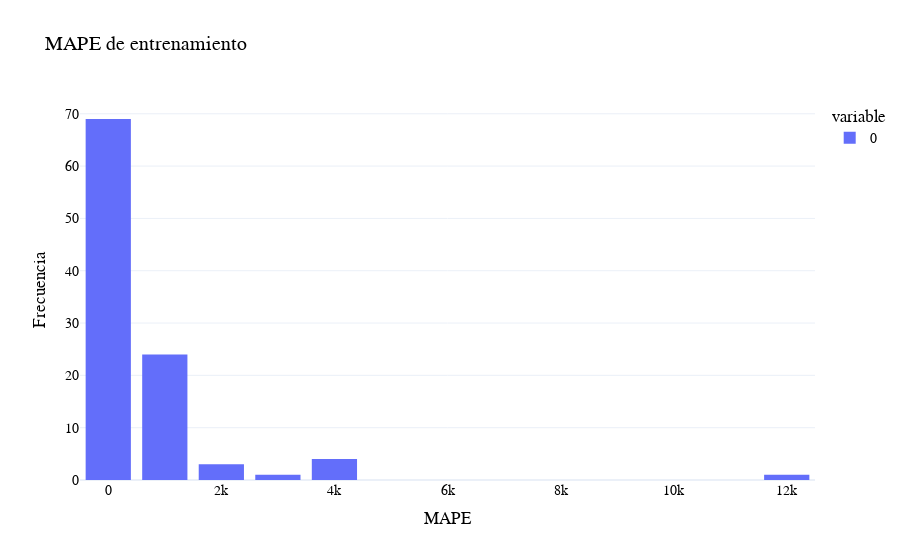
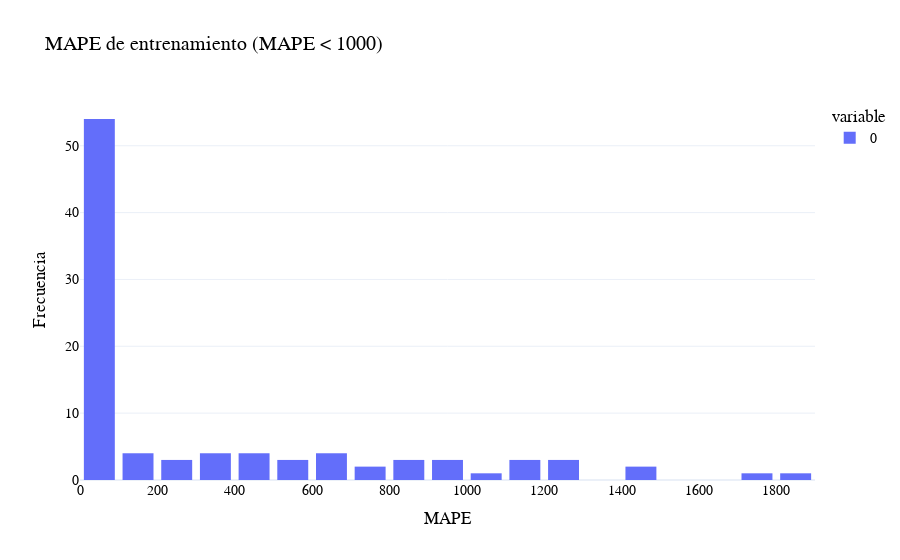
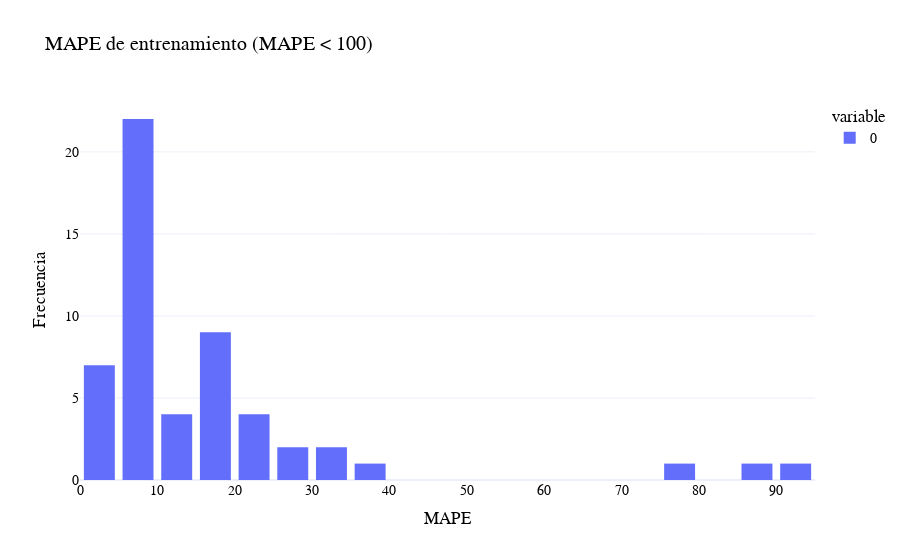

Notebook code cell kept with these figures, in order:
### Code cell
import json
import plotly.express as px

# Leer el diccionario desde el archivo 'train_metadata.txt'
with open('final_models/1-64/train_metadata.txt', 'r') as file:
    whole_file = json.load(file)

train_summary = whole_file["train_summary"]

# Extraer los valores de mape de tickers
mape_values = [ticker_info["mape"] for ticker_info in train_summary["tickers"].values()]

# Crear histograma con plotly
fig = px.histogram(mape_values, nbins=20, title="MAPE de entrenamiento",
                   labels={'value': 'MAPE'}, 
                   template="plotly_white")

# Personalizar el histograma
fig.update_layout(
    xaxis_title="MAPE",
    yaxis_title="Frecuencia",
    bargap=0.2,  # Espacio entre barras
    font=dict(
        family="Arial",
        size=14,
        color="black"
    )
)

# Mostrar el histograma interactivo
fig.show()

# Filtrar los valores de MAPE que sean <= 1000
filtered_mape_values = [mape for mape in mape_values if mape <= 2000]

# Crear segundo histograma con los valores de MAPE limitados a <= 1000
fig2 = px.histogram(filtered_mape_values, nbins=20, title="MAPE de entrenamiento (MAPE < 1000)",
                   labels={'value': 'MAPE'}, 
                   template="plotly_white")

# Personalizar el histograma
fig2.update_layout(
    xaxis_title="MAPE",
    yaxis_title="Frecuencia",
    bargap=0.2,
    font=dict(
        family="Arial",
        size=14,
        color="black"
    )
)

# Mostrar el segundo histograma
fig2.show()

# Filtrar los valores de MAPE que sean <= 1000
filtered_mape_values = [mape for mape in mape_values if mape <= 100]

# Crear segundo histograma con los valores de MAPE limitados a <= 1000
fig2 = px.histogram(filtered_mape_values, nbins=20, title="MAPE de entrenamiento (MAPE < 100)",
                   labels={'value': 'MAPE'}, 
                   template="plotly_white")

# Personalizar el histograma
fig2.update_layout(
    xaxis_title="MAPE",
    yaxis_title="Frecuencia",
    bargap=0.2,
    font=dict(
        family="Arial",
        size=14,
        color="black"
    )
)

# Mostrar el segundo histograma
fig2.show()

### Figure 1 — Plotly figure (JSON) as saved in the notebook; plotly's stock layout.template omitted (floating-point values rounded to 4 significant figures)
{"data": [{"alignmentgroup": "True", "bingroup": "x", "hovertemplate": "variable=0<br>MAPE=%{x}<br>count=%{y}<extra></extra>", "legendgroup": "0", "marker": {"color": "#636efa", "pattern": {"shape": ""}}, "name": "0", "nbinsx": 20, "offsetgroup": "0", "orientation": "v", "showlegend": true, "type": "histogram", "x": [18.59, 4.829, 77.22, 246.5, 3.797, 7.711, 5.947, 17.3, 408.8, 14.56, 5.349, 19.59, 184.8, 382.6, 158.5, 866.8, 17.2, 381.6, 354.8, 504.3, 1203.0, 610.0, 20.4, 649.5, 6.889, 832.3, 5.312, 9.688, 3308.0, 249.4, 6.743, 5.408, 423.4, 167.1, 6.972, 16.15, 10.99, 9.64, 604.9, 37.29, 7.59, 12.96, 1167.0, 1105.0, 33.97, 3.947, 30.47, 4.135, 577.2, 644.3, 236.7, 714.9, 552.6, 407.2, 1749.0, 1808.0, 4.114, 4031.0, 5.775, 20.52, 2.64, 15.44, 805.1, 29.05, 145.5, 1452.0, 89.43, 6.353, 8.455, 3625.0, 928.0, 986.4, 23.49, 5.946, 4450.0, 1433.0, 9.46, 11610.0, 1104.0, 379.4, 3763.0, 5.681, 6.031, 958.1, 403.1, 14.85, 1042.0, 94.47, 1296.0, 15.43, 8.215, 2008.0, 18.18, 21.88, 7.268, 18.11, 1208.0, 729.2, 2.997, 28.62, 7.468, 6.384], "xaxis": "x", "yaxis": "y"}], "layout": {"autosize": true, "bargap": 0.2, "barmode": "relative", "font": {"color": "black", "family": "Arial", "size": 14}, "legend": {"title": {"text": "variable"}, "tracegroupgap": 0}, "title": {"text": "MAPE de entrenamiento"}, "xaxis": {"anchor": "y", "autorange": true, "domain": [0, 1], "range": [-500, 12500], "title": {"text": "MAPE"}, "type": "linear"}, "yaxis": {"anchor": "x", "autorange": true, "domain": [0, 1], "range": [0, 72.63], "title": {"text": "Frecuencia"}}}}

### Figure 2 — Plotly figure (JSON) as saved in the notebook; plotly's stock layout.template omitted (floating-point values rounded to 4 significant figures)
{"data": [{"alignmentgroup": "True", "bingroup": "x", "hovertemplate": "variable=0<br>MAPE=%{x}<br>count=%{y}<extra></extra>", "legendgroup": "0", "marker": {"color": "#636efa", "pattern": {"shape": ""}}, "name": "0", "nbinsx": 20, "offsetgroup": "0", "orientation": "v", "showlegend": true, "type": "histogram", "x": [18.59, 4.829, 77.22, 246.5, 3.797, 7.711, 5.947, 17.3, 408.8, 14.56, 5.349, 19.59, 184.8, 382.6, 158.5, 866.8, 17.2, 381.6, 354.8, 504.3, 1203.0, 610.0, 20.4, 649.5, 6.889, 832.3, 5.312, 9.688, 249.4, 6.743, 5.408, 423.4, 167.1, 6.972, 16.15, 10.99, 9.64, 604.9, 37.29, 7.59, 12.96, 1167.0, 1105.0, 33.97, 3.947, 30.47, 4.135, 577.2, 644.3, 236.7, 714.9, 552.6, 407.2, 1749.0, 1808.0, 4.114, 5.775, 20.52, 2.64, 15.44, 805.1, 29.05, 145.5, 1452.0, 89.43, 6.353, 8.455, 928.0, 986.4, 23.49, 5.946, 1433.0, 9.46, 1104.0, 379.4, 5.681, 6.031, 958.1, 403.1, 14.85, 1042.0, 94.47, 1296.0, 15.43, 8.215, 18.18, 21.88, 7.268, 18.11, 1208.0, 729.2, 2.997, 28.62, 7.468, 6.384], "xaxis": "x", "yaxis": "y"}], "layout": {"autosize": true, "bargap": 0.2, "barmode": "relative", "font": {"color": "black", "family": "Arial", "size": 14}, "legend": {"title": {"text": "variable"}, "tracegroupgap": 0}, "title": {"text": "MAPE de entrenamiento (MAPE < 1000)"}, "xaxis": {"anchor": "y", "autorange": true, "domain": [0, 1], "range": [0, 1900], "title": {"text": "MAPE"}, "type": "linear"}, "yaxis": {"anchor": "x", "autorange": true, "domain": [0, 1], "range": [0, 56.84], "title": {"text": "Frecuencia"}}}}

### Figure 3 — Plotly figure (JSON) as saved in the notebook; plotly's stock layout.template omitted (floating-point values rounded to 4 significant figures)
{"data": [{"alignmentgroup": "True", "bingroup": "x", "hovertemplate": "variable=0<br>MAPE=%{x}<br>count=%{y}<extra></extra>", "legendgroup": "0", "marker": {"color": "#636efa", "pattern": {"shape": ""}}, "name": "0", "nbinsx": 20, "offsetgroup": "0", "orientation": "v", "showlegend": true, "type": "histogram", "x": [18.59, 4.829, 77.22, 3.797, 7.711, 5.947, 17.3, 14.56, 5.349, 19.59, 17.2, 20.4, 6.889, 5.312, 9.688, 6.743, 5.408, 6.972, 16.15, 10.99, 9.64, 37.29, 7.59, 12.96, 33.97, 3.947, 30.47, 4.135, 4.114, 5.775, 20.52, 2.64, 15.44, 29.05, 89.43, 6.353, 8.455, 23.49, 5.946, 9.46, 5.681, 6.031, 14.85, 94.47, 15.43, 8.215, 18.18, 21.88, 7.268, 18.11, 2.997, 28.62, 7.468, 6.384], "xaxis": "x", "yaxis": "y"}], "layout": {"autosize": true, "bargap": 0.2, "barmode": "relative", "font": {"color": "black", "family": "Arial", "size": 14}, "legend": {"title": {"text": "variable"}, "tracegroupgap": 0}, "title": {"text": "MAPE de entrenamiento (MAPE < 100)"}, "xaxis": {"anchor": "y", "autorange": true, "domain": [0, 1], "range": [0, 95], "title": {"text": "MAPE"}, "type": "linear"}, "yaxis": {"anchor": "x", "autorange": true, "domain": [0, 1], "range": [0, 23.16], "title": {"text": "Frecuencia"}}}}
